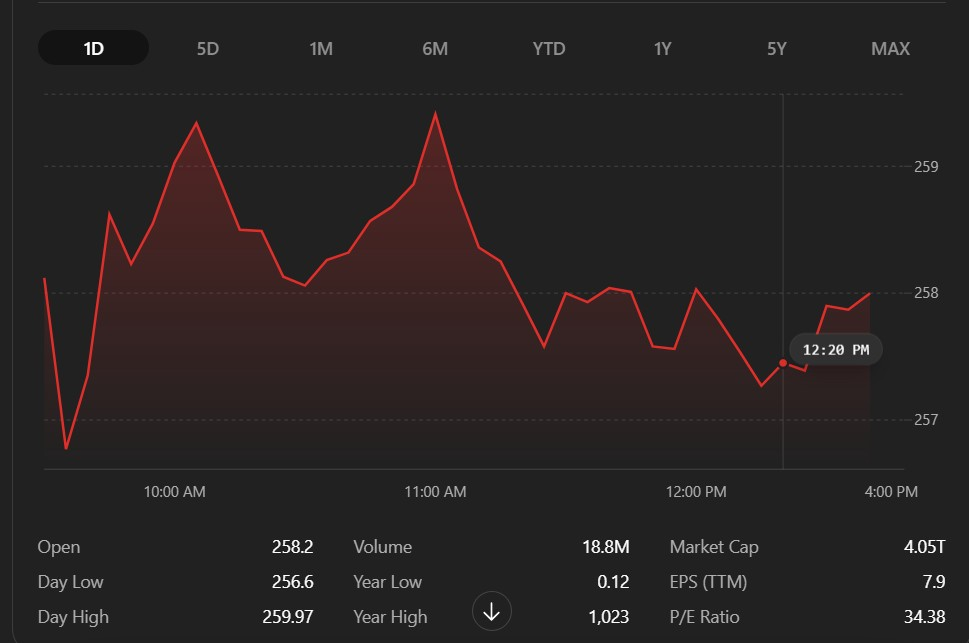
#> input picture apple_graph.jpg, 969 x 643 px
$ python main.py
#> lines starting #> are read from the running program, lines starting #| are printed output that depends on the picture; after the words box and inside, x2 and y2 are one past the last pixel; in counts of white or black regions, pixels touching at a corner belong together
# -----------------------------
# IMPORT LIBRARIES
# -----------------------------
import cv2
import numpy as np
import pandas as pd
import matplotlib.pyplot as plt
from sklearn.linear_model import LinearRegression

# -----------------------------
# STEP 1: LOAD IMAGE
# -----------------------------
image_path = "apple_graph.jpg"

img = cv2.imread(image_path)
#> img is the input picture: shape (643, 969, 3); mean B, G, R 35.1, 35.2, 40.2

if img is None:
    print("Error: Image not found")
    exit()

print("Image loaded successfully.")

gray = cv2.cvtColor(img, cv2.COLOR_BGR2GRAY)
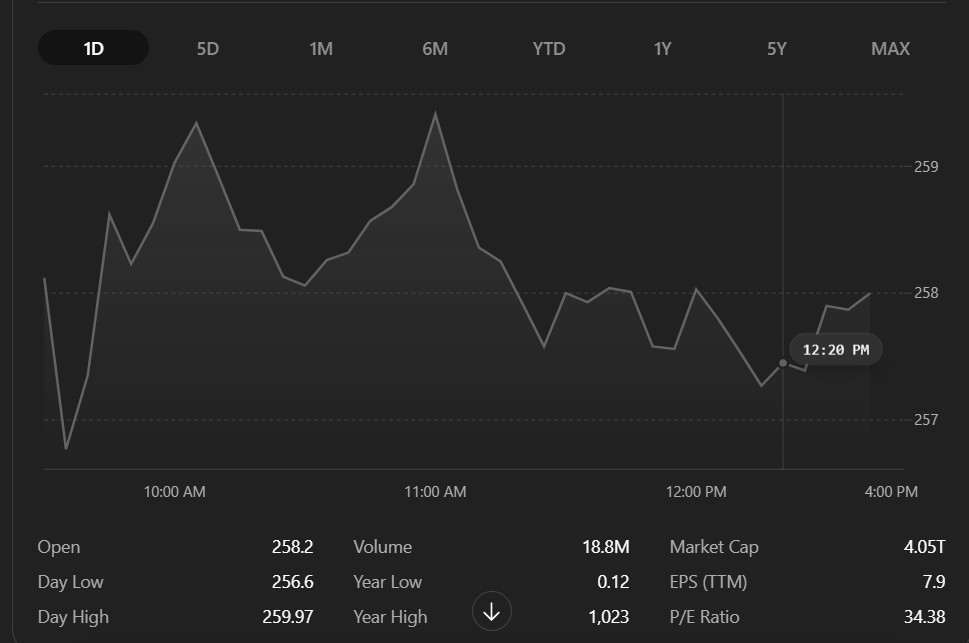
#> gray: shape (643, 969); min 10, max 255, mean 36.7

# -----------------------------
# STEP 2: EDGE DETECTION
# -----------------------------
edges = cv2.Canny(gray, 50, 150)
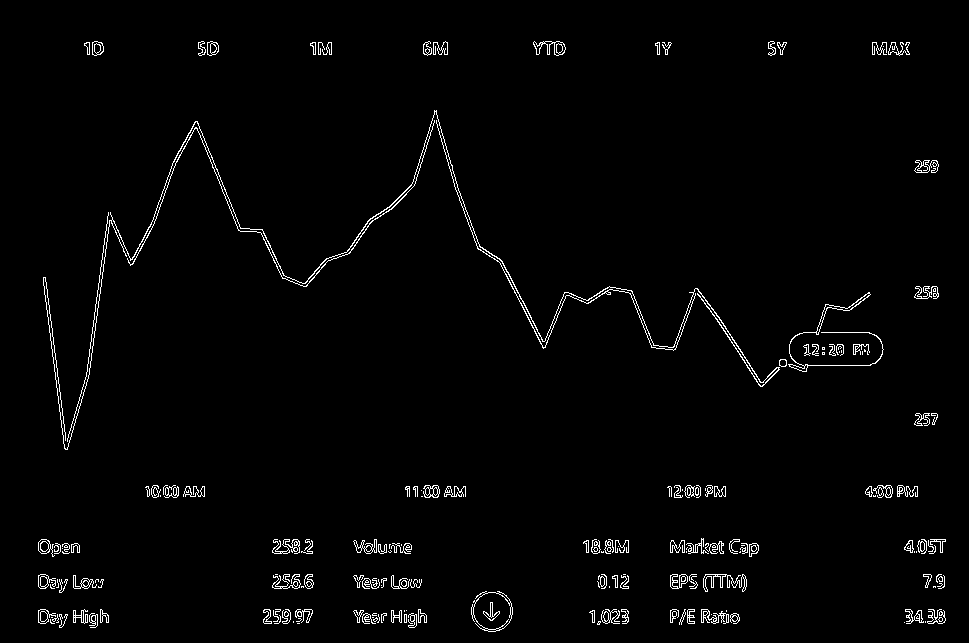
#> edges: shape (643, 969); 1.9% white in thin lines or dots, all inside (x1, y1, x2, y2) = (38, 41, 946, 632)
print("Edge detection completed.")

# -----------------------------
# STEP 3: EXTRACT POINTS
# -----------------------------
points = np.column_stack(np.where(edges > 0))
#> points = 11912 pairs, first value 41 to 631, second value 38 to 945
points = points[:, ::-1]  # convert (row,col) → (x,y)
#> points = 11912 pairs, first value 38 to 945, second value 41 to 631

print("Total raw points:", len(points))
#| Total raw points: 11912

# -----------------------------
# STEP 4: EXTRACT CURVE (MEDIAN METHOD)
# -----------------------------
filtered_points = []

for xi in np.unique(points[:, 0]):
    y_vals = points[points[:, 0] == xi][:, 1]
    filtered_points.append([xi, np.median(y_vals)])  # BEST METHOD
#> this loop made 907 passes
#> y_vals on passes 2, 31, 32: [541, 551, 575, 587, 610, 622], [434, 435, 436, 437, 443, 444, 445, 446, 544, 549, 553], [431, 432, 433, 440, 441, 442, 545, 546, 547, 548, 552]
#> after the loop, filtered_points = 907 pairs, first value 38 to 945, second value 44 to 617

points = np.array(filtered_points)
#> points has the same summary as filtered_points

# Convert to x, y
x = points[:, 0].astype(float)
#> x = 907 values from 38 to 945
y = points[:, 1].astype(float)
#> y = 907 values, max 617 at index 455, min 44 at index 856, mean 375.6

# -----------------------------
# STEP 5: INVERT Y-AXIS
# -----------------------------
y = max(y) - y
#> y = 907 values, max 573 at index 856, min 0 at index 455, mean 241.4

# -----------------------------
# STEP 6: REMOVE NOISE (CRITICAL FIX)
# -----------------------------
# Remove axis + grid + bottom noise
mask = (y > 150) & (y < 480)

x = x[mask]
#> x = 467 values from 46 to 937
y = y[mask]
#> y = 467 values, max 478 at index 108, min 154 at index 339, mean 322.6

# Reshape for regression
x = x.reshape(-1, 1)

print("Total clean points:", len(x))
#| Total clean points: 467

# -----------------------------
# STEP 7: SAVE CSV
# -----------------------------
df = pd.DataFrame({
    "Time_Index": x.flatten(),
    "Price_Value": y
})
#> df = table of 467 rows and 2 columns

df.to_csv("generated_from_image.csv", index=False)

print("\nCSV generated successfully")
print(df.head())
#|    Time_Index  Price_Value
#| 0        46.0        308.5
#| 1        49.0        286.0
#| 2        50.0        175.0
#| 3        51.0        270.0
#| 4        53.0        255.0

# -----------------------------
# STEP 8: REGRESSION
# -----------------------------
model = LinearRegression()
model.fit(x, y)

predicted = model.predict(x)
#> predicted = 467 values, max 384.2 at index 0, min 257.5 at index 466, mean 322.6

print("\nRegression model trained")
print("Slope:", model.coef_[0])
print("Intercept:", model.intercept_)

# -----------------------------
# STEP 9: FUTURE PREDICTION
# -----------------------------
future_x = np.arange(x.max() + 1, x.max() + 101).reshape(-1, 1)
#> future_x = 100 values from 938 to 1037
future_y = model.predict(future_x)
#> future_y = 100 values, max 257.3 at index 0, min 243.2 at index 99, mean 250.3

print("\nFuture prediction generated")

# -----------------------------
# GRAPH 1: CLEAN GRAPH
# -----------------------------
plt.figure(figsize=(10, 5))
plt.scatter(x, y, s=10, label="Extracted Curve")
plt.plot(x, predicted, color='red', label="Trend Line")
plt.title("Clean Extracted Graph with Trend")
plt.xlabel("Time Index")
plt.ylabel("Price")
plt.legend()
plt.grid()
plt.show()
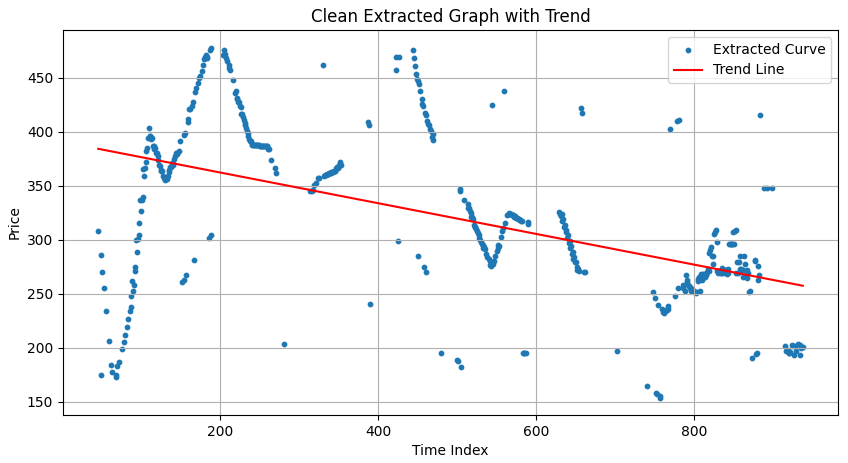
#> figure drawn by matplotlib, 1 panel; curve peaks at x = 46, y = 384.2

# -----------------------------
# GRAPH 2: FUTURE GRAPH
# -----------------------------
plt.figure(figsize=(10, 5))
plt.plot(x, predicted, color='red', label="Current Trend")
plt.plot(future_x, future_y, linestyle='--', label="Future Prediction")
plt.title("Future Prediction Graph")
plt.xlabel("Time Index")
plt.ylabel("Price")
plt.legend()
plt.grid()
plt.show()
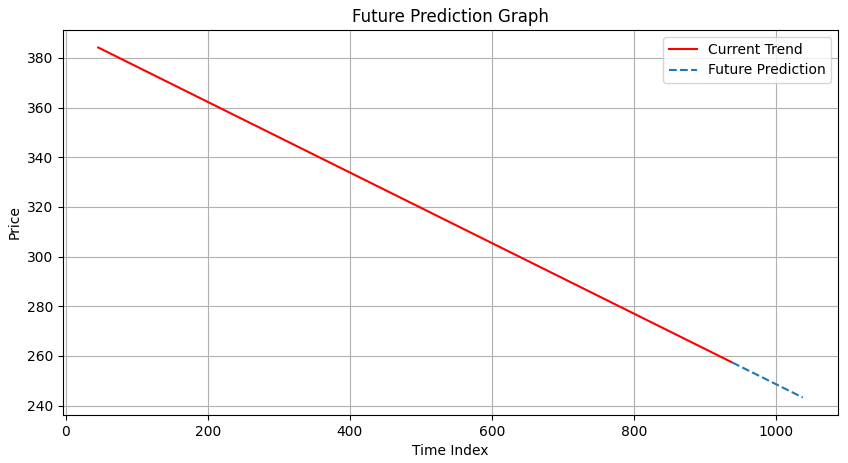
#> figure drawn by matplotlib, 1 panel; curve peaks at x = 46, y = 384.2; curve peaks at x = 938, y = 257.3

# -----------------------------
# PROJECT SUMMARY
# -----------------------------
print("\nProject Summary:")
print("1. Image processed successfully.")
print("2. Edge detection applied.")
print("3. Median filtering used to extract graph curve.")
print("4. Noise removed using range filtering.")
print("5. Clean dataset generated.")
print("6. Linear regression applied.")
print("7. Future prediction generated.")
